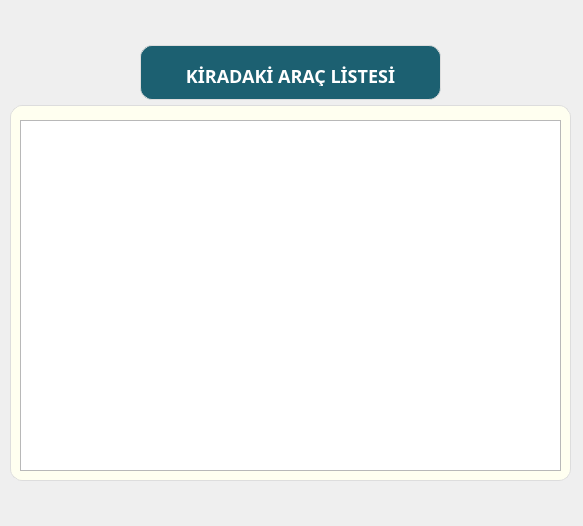
<?xml version="1.0" encoding="UTF-8"?>
<ui version="4.0">
 <class>Form</class>
 <widget class="QWidget" name="Form">
  <property name="geometry">
   <rect>
    <x>0</x>
    <y>0</y>
    <width>583</width>
    <height>526</height>
   </rect>
  </property>
  <property name="windowTitle">
   <string>Form</string>
  </property>
  <widget class="QGroupBox" name="groupBox_4">
   <property name="geometry">
    <rect>
     <x>140</x>
     <y>20</y>
     <width>301</width>
     <height>80</height>
    </rect>
   </property>
   <property name="styleSheet">
    <string notr="true">QGroupBox { background-color: #1c6071; border: 1px solid #DDDDDD; border-radius: 12px; margin-top: 25px; padding-top: 10px; } QGroupBox::title { subcontrol-origin: margin; subcontrol-position: top left; padding: 0 5px; font-size: 16px; font-weight: bold; color: #555555; }</string>
   </property>
   <property name="title">
    <string/>
   </property>
   <widget class="QLabel" name="label_4">
    <property name="geometry">
     <rect>
      <x>0</x>
      <y>40</y>
      <width>301</width>
      <height>31</height>
     </rect>
    </property>
    <property name="font">
     <font>
      <family>MS Gothic</family>
      <pointsize>-1</pointsize>
      <bold>true</bold>
     </font>
    </property>
    <property name="styleSheet">
     <string notr="true">QLabel { font-size: 18px; font-weight: bold; color: #FFFFFF; padding: 5px;  }</string>
    </property>
    <property name="text">
     <string>KİRADAKİ ARAÇ LİSTESİ</string>
    </property>
    <property name="alignment">
     <set>Qt::AlignmentFlag::AlignCenter</set>
    </property>
   </widget>
  </widget>
  <widget class="QGroupBox" name="groupBox">
   <property name="geometry">
    <rect>
     <x>10</x>
     <y>80</y>
     <width>561</width>
     <height>401</height>
    </rect>
   </property>
   <property name="styleSheet">
    <string notr="true">QGroupBox { background-color: #FFFFF0; border: 1px solid #DDDDDD; border-radius: 12px; margin-top: 25px; padding-top: 10px; } QGroupBox::title { subcontrol-origin: margin; subcontrol-position: top left; padding: 0 5px; font-size: 16px; font-weight: bold; color: #555555; }</string>
   </property>
   <property name="title">
    <string/>
   </property>
   <widget class="QTableWidget" name="tableWidget">
    <property name="geometry">
     <rect>
      <x>10</x>
      <y>40</y>
      <width>541</width>
      <height>351</height>
     </rect>
    </property>
   </widget>
  </widget>
 </widget>
 <resources/>
 <connections/>
</ui>
